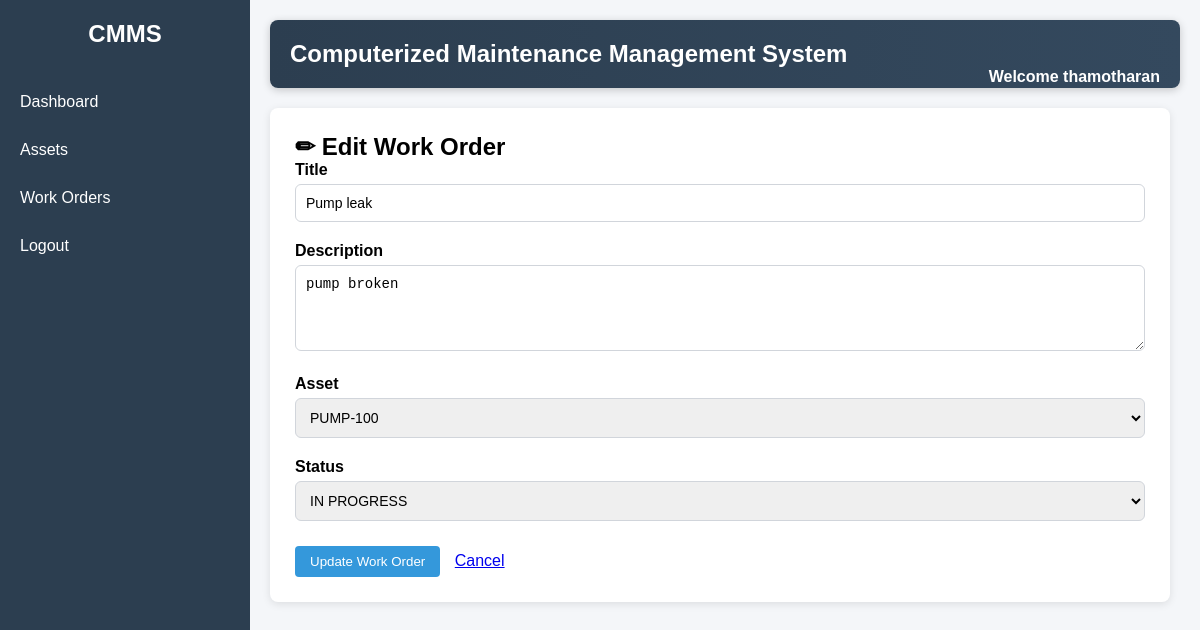
Screenshot of /workorders/1/edit/ (signed in) with the database file from the repository.
### workorders/models.py (models this page shows, shortened)
class WorkOrder(models.Model):
    STATUS_CHOICES = [
        ('OPEN', 'Open'),
        ('IN_PROGRESS', 'In Progress'),
        ('COMPLETED', 'Completed'),
    ]
    work_order_number = models.CharField(
        max_length=20,
        unique=True,
        blank=True
    )
    title = models.CharField(
        max_length=200
    )
    description = models.TextField()
    asset = models.ForeignKey(
        Asset,
        on_delete=models.CASCADE
    )
    status = models.CharField(
        max_length=20,
        choices=STATUS_CHOICES,
        default='OPEN'
    )
    created_date = models.DateField(
        auto_now_add=True
    )

### assets/models.py (models this page shows, shortened)
class Asset(models.Model):
    STATUS_CHOICES = [
        ('ACTIVE', 'Active'),
        ('INACTIVE', 'Inactive'),
        ('UNDER_MAINTENANCE', 'Under Maintenance'),
    ]
    CRITICALITY_CHOICES = [
        ('LOW', 'Low'),
        ('MEDIUM', 'Medium'),
        ('HIGH', 'High'),
    ]
    asset_code = models.CharField(max_length=50, unique=True)
    name = models.CharField(max_length=200)
    installation_date = models.DateField()
    status = models.CharField(
        max_length=20,
        choices=STATUS_CHOICES,
        default='ACTIVE'
    )
    criticality = models.CharField(
        max_length=10,
        choices=CRITICALITY_CHOICES,
        default='MEDIUM'
    )
    created_at = models.DateTimeField(auto_now_add=True)
    updated_at = models.DateTimeField(auto_now=True)

### workorders/views.py (the view, shortened to what this page needs)
# urls.py: path('<int:id>/edit/', work_order_edit,name='work_order_edit'),
@login_required
def work_order_edit(request, id):
    work_order = get_work_order_by_id(id)
    assets = Asset.objects.all()
    return render(
        request,
        'workorders/work_order_edit.html',
        {
            'work_order': work_order,
            'assets': assets
        }
    )

### workorders/services.py (called while the page is built)
def get_work_order_by_id(id):
    return WorkOrder.objects.get(id=id)

### templates/workorders/work_order_edit.html (shortened to what this page needs)
{% extends 'base.html' %}
{% block content %}
<div class="page-card">
<h2>✏ Edit Work Order</h2>
<form method="post">
    <div class="form-group">
        <label>Title</label>
        <input
            type="text"
            name="title"
            value="{{ work_order.title }}"
            required>
    </div>
    <div class="form-group">
        <label>Description</label>
        <textarea
            name="description"
            rows="4">{{ work_order.description }}</textarea>
    </div>
    <div class="form-group">
        <label>Asset</label>
        <select name="asset">
            {% for asset in assets %}
            <option
                value="{{ asset.id }}"
                {% if asset.id == work_order.asset.id %}
                    selected
                {% endif %}
            >
                {{ asset.asset_code }}
            </option>
            {% endfor %}
        </select>
    </div>
    <div class="form-group">
        <label>Status</label>
        <select name="status">
            <option value="IN_PROGRESS"
                {% if work_order.status == 'IN_PROGRESS' %}
                    selected
                {% endif %}
            >
                IN PROGRESS
            </option>
        </select>
    </div>
    <div style="margin-top:25px;">
        <button type="submit" class="btn">
            Update Work Order
        </button>
        <a href="{% url 'work_order_detail' work_order.id %}"
           class="btn"
           style="margin-left:10px;">
            Cancel
        </a>
    </div>
</form>
</div>
{% endblock %}

### templates/base.html (shortened to what this page needs)
{% load static %}
<!DOCTYPE html>
<html>
<head>
        <link rel="stylesheet"
          href="{% static 'css/style.css' %}">
</head>
<body>
<div class="layout">
    <div class="sidebar">
        <h2>CMMS</h2>
        <a href="{% url 'dashboard' %}"
        class="{% if current_page == 'dashboard' %}active-link{% endif %}">
            Dashboard
        </a>
        <a href="{% url 'asset_list' %}"
        class="{% if current_page == 'assets' %}active-link{% endif %}">
            Assets
        </a>
        <a href="{% url 'work_order_list' %}"
        class="{% if current_page == 'workorders' %}active-link{% endif %}">
            Work Orders
        </a>
        <a href="/logout/">
            Logout
        </a>
    </div>
    <div class="content">
        <div class="topbar">
            <h2>
                Computerized Maintenance Management System
            </h2>
            <span class="welcome">
                Welcome
                {{ request.user.username }}
            </span>
        </div>
        {% block content %}
        {% endblock %}
    </div>
</div>
</body>
</html>

### static/css/style.css (style rules this page uses)
* { margin: 0; padding: 0; box-sizing: border-box; }
body { font-family: Arial, sans-serif; background-color: #f4f6f9; }
.layout { display: flex; min-height: 100vh; }
.sidebar { width: 250px; background-color: #2c3e50; color: white; padding-top: 20px; }
.sidebar h2 { text-align: center; margin-bottom: 30px; }
.sidebar a { display: block; color: white; text-decoration: none; padding: 15px 20px; }
.content { flex: 1; padding: 20px; }
.topbar { background: linear-gradient( 90deg, #2c3e50, #34495e ); color: white; padding: 20px; margin-bottom: 20px; border-radius: 8px; box-shadow: 0 2px 8px rgba(0,0,0,0.2); }
.topbar h2 { margin: 0; }
.welcome { float: right; font-weight: bold; }
button { background-color: #3498db; color: white; border: none; padding: 8px 15px; cursor: pointer; border-radius: 4px; }
.page-card { background-color: white; padding: 25px; border-radius: 8px; box-shadow: 0 2px 8px rgba(0,0,0,0.1); max-width: 900px; }
.form-group { margin-bottom: 20px; }
.form-group label { display: block; margin-bottom: 5px; font-weight: bold; }
input[type=text], textarea, select { width: 100%; padding: 10px; border: 1px solid #ddd; border-radius: 4px; }
.form-group input, .form-group textarea, .form-group select { width: 100%; padding: 10px; border: 1px solid #d1d5db; border-radius: 6px; font-size: 14px; box-sizing: border-box; }
.form-group textarea { resize: vertical; }

### rows the page displays
WorkOrder: title "Pump leak", description "pump broken", asset "PUMP-100", status "IN PROGRESS"

### other values shown
{{ request.user.username }} "thamotharan"
